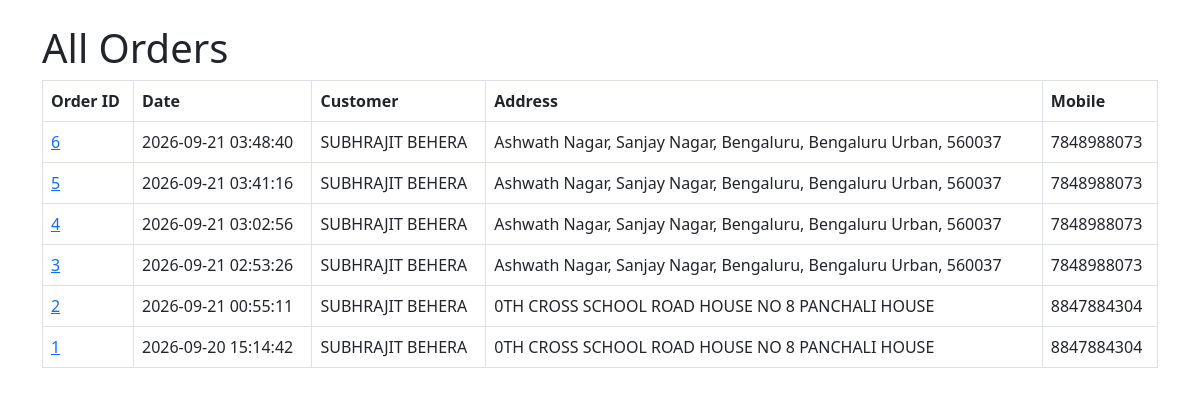
/admin/orders (signed in), run on the app's committed database.
### tables this page shows
CREATE TABLE orders (
                    id INTEGER PRIMARY KEY AUTOINCREMENT,
                    customer_name TEXT NOT NULL,
                    customer_address TEXT NOT NULL,
                    mobile TEXT NOT NULL,
                    date TEXT NOT NULL,
                    status TEXT DEFAULT 'Pending');

### app.py (the view)
@app.route("/admin/orders")
@admin_required
def admin_orders():
    conn = sqlite3.connect(DB_NAME)
    c = conn.cursor()
    c.execute("""SELECT id, date, customer_name, customer_address, mobile, status
                 FROM orders ORDER BY date DESC""")
    orders = c.fetchall()
    conn.close()
    return render_template("orders.html", orders=orders)

### app.py (called while the page is built)
def admin_required(func):
    @wraps(func)
    def wrapper(*args, **kwargs):
        if not session.get("admin_logged_in"):
            return redirect(url_for("login"))
        return func(*args, **kwargs)
    return wrapper

### templates/orders.html (shortened to what this page needs)
<!DOCTYPE html>
<html>
<head>
    <link rel="stylesheet" href="https://cdn.jsdelivr.net/npm/bootstrap@5.3.0/dist/css/bootstrap.min.css">
</head>
<body class="container mt-4">
    <h1>All Orders</h1>
    <table class="table table-bordered">
        <thead>
            <tr>
                <th>Order ID</th>
                <th>Date</th>
                <th>Customer</th>
                <th>Address</th>
                <th>Mobile</th>
            </tr>
        </thead>
        <tbody>
            {% for order in orders %}
            <tr>
                <td>
                    <a href="{{ url_for('order_details', order_id=order[0]) }}">
                        {{ order[0] }}
                    </a>
                </td>
                <td>{{ order[1] }}</td>
                <td>{{ order[2] }}</td>
                <td>{{ order[3] }}</td>
                <td>{{ order[4] }}</td>
            </tr>
            {% endfor %}
        </tbody>
    </table>
</body>
</html>

### data on the page
orders: id "6", date "2026-09-21 03:48:40", customer_name "SUBHRAJIT BEHERA", customer_address "Ashwath Nagar, Sanjay Nagar, Bengaluru, Bengaluru Urban, 560037", mobile "7848988073"
orders: id "5", date "2026-09-21 03:41:16", customer_name "SUBHRAJIT BEHERA", customer_address "Ashwath Nagar, Sanjay Nagar, Bengaluru, Bengaluru Urban, 560037", mobile "7848988073"
orders: id "4", date "2026-09-21 03:02:56", customer_name "SUBHRAJIT BEHERA", customer_address "Ashwath Nagar, Sanjay Nagar, Bengaluru, Bengaluru Urban, 560037", mobile "7848988073"
orders: id "3", date "2026-09-21 02:53:26", customer_name "SUBHRAJIT BEHERA", customer_address "Ashwath Nagar, Sanjay Nagar, Bengaluru, Bengaluru Urban, 560037", mobile "7848988073"
orders: id "2", date "2026-09-21 00:55:11", customer_name "SUBHRAJIT BEHERA", customer_address "0TH CROSS SCHOOL ROAD HOUSE NO 8 PANCHALI HOUSE", mobile "8847884304"
orders: id "1", date "2026-09-20 15:14:42", customer_name "SUBHRAJIT BEHERA", customer_address "0TH CROSS SCHOOL ROAD HOUSE NO 8 PANCHALI HOUSE", mobile "8847884304"
